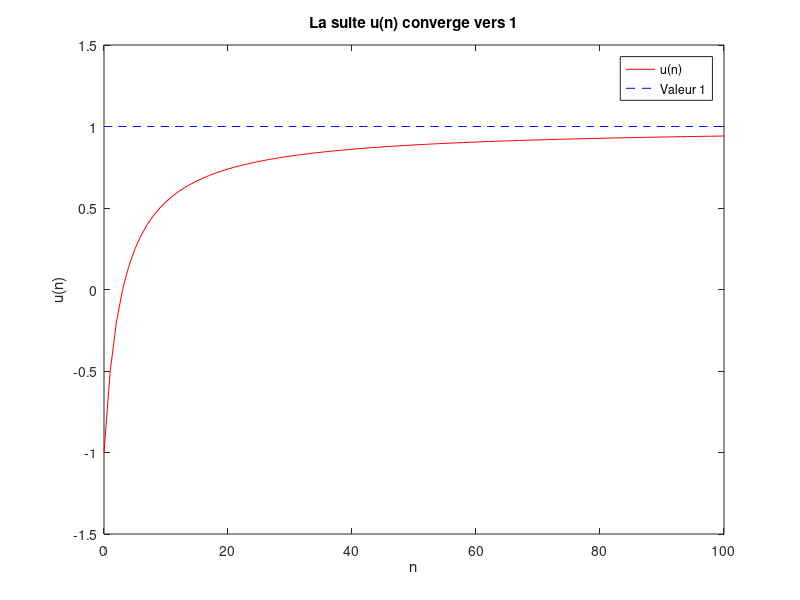

Source code (MATLAB):
n = 0:100;
u_n = (n-3) ./ (n+3);
plot( n, u_n, 'Color', 'r' );
const = ones( size(u_n) );
hold on;
plot( n, const, 'Color', 'b', 'LineStyle', '--' );
ylim([-1.5 1.5]);
title('La suite u(n) converge vers 1');
xlabel('n');
ylabel('u(n)');
legend('u(n)', 'Valeur 1');

hold off;